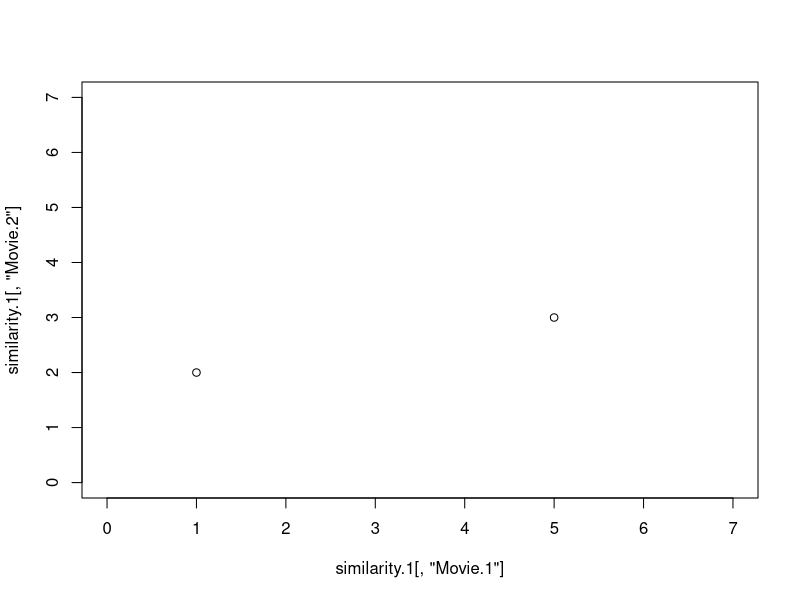

R code for this plot:
###LECTURE 8 RECOMMENDATION SYSTEMS, MINKOWSKI DISTANCE, CORRELATION, COSINE


#Demonstrate different distance metrics, how to compute them, pros and cons
rm(list=ls())


#install.packages('proxy') # This package adds cosine to the distance functions that can be computed
library('proxy') 



# Minkowski distance (manhattan and euclidean)
similarity.1<-t(data.frame(c(1,2),c(5,3)))
rownames(similarity.1)<-c("Alice","Bernard")
colnames(similarity.1)<-c("Movie.1","Movie.2")
similarity.1

plot(similarity.1[,"Movie.1"],similarity.1[,"Movie.2"],ylim=c(0,7),xlim=c(0,7))


similarity.1.manhattan<-as.matrix(dist(similarity.1, method="manhattan"))
similarity.1.manhattan


similarity.1.euclidean<-as.matrix(dist(similarity.1, method="euclidean"))
similarity.1.euclidean


# Correlation 
similarity.1.correlation<-cor(t(similarity.1), use="pairwise.complete.obs")
similarity.1.correlation


# cosine similarity
similarity.1.cosine<-as.matrix(dist(similarity.1, method="cosine"))
similarity.1.cosine<-1-similarity.1.cosine    #This function actually returns 1-cosine, so need to convert
similarity.1.cosine

angle.1<-acos(similarity.1.cosine)/(2*pi/360)
angle.1



#How do Manhattan and Euclidean distance functions treat missing data?
similarity.2<-t(data.frame(c(NA,NA,4,4,5),c(1,2,2,2,3)))
rownames(similarity.2)<-c("Alice","Bernard")
colnames(similarity.2)<-c("Movie.1","Movie.2","Movie.3","Movie.4","Movie.5")
similarity.2

similarity.2.manhattan<-as.matrix(dist(similarity.2, method="manhattan"))
similarity.2.manhattan

similarity.2.euclidean<-as.matrix(dist(similarity.2, method="euclidean"))
similarity.2.euclidean

similarity.2.correlation<-cor(t(similarity.2), use="pairwise.complete.obs")
similarity.2.correlation

similarity.2.cosine<-as.matrix(dist(similarity.2, method="cosine"))
similarity.2.cosine



#Compare distance functions after scaling one set of values. Cindy's scores are Alice's plus a constant
similarity.3<-t(data.frame(c(2,2,4,4,5),c(1,2,2,2,3),c(2+5,2+5,4+5,4+5,5+5) ))
rownames(similarity.3)<-c("Alice","Bernard","Cindy")
colnames(similarity.3)<-c("Movie.1","Movie.2","Movie.3","Movie.4","Movie.5")
similarity.3

similarity.3.manhattan<-as.matrix(dist(similarity.3, method="manhattan"))
similarity.3.manhattan

similarity.3.euclidean<-as.matrix(dist(similarity.3, method="euclidean"))
similarity.3.euclidean

similarity.3.correlation<-cor(t(similarity.3), use="pairwise.complete.obs")
similarity.3.correlation

similarity.3.cosine<-1-as.matrix(dist(similarity.3, method="cosine"))
similarity.3.cosine

angle.3<-acos(similarity.3.cosine)/(pi/180)
angle.3

